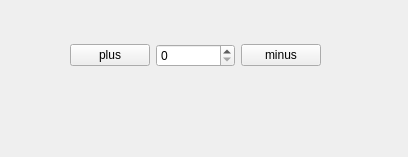
<?xml version="1.0" encoding="UTF-8"?>
<ui version="4.0">
 <class>Form</class>
 <widget class="QWidget" name="Form">
  <property name="geometry">
   <rect>
    <x>0</x>
    <y>0</y>
    <width>408</width>
    <height>157</height>
   </rect>
  </property>
  <property name="windowTitle">
   <string>Form</string>
  </property>
  <widget class="QWidget" name="">
   <property name="geometry">
    <rect>
     <x>70</x>
     <y>40</y>
     <width>251</width>
     <height>31</height>
    </rect>
   </property>
   <layout class="QHBoxLayout" name="horizontalLayout">
    <item>
     <widget class="QPushButton" name="plus_button">
      <property name="text">
       <string>plus</string>
      </property>
     </widget>
    </item>
    <item>
     <widget class="QSpinBox" name="spinBox"/>
    </item>
    <item>
     <widget class="QPushButton" name="minus_button">
      <property name="text">
       <string>minus</string>
      </property>
     </widget>
    </item>
   </layout>
  </widget>
 </widget>
 <resources>
  <include location="resources_icon.qrc"/>
 </resources>
 <connections/>
</ui>
